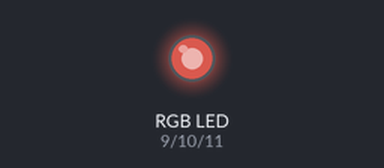
A sketch run on a simulated Arduino Uno, built with avr-gcc and run on an emulated ATmega328P. Parts: an RGB LED mixed from three pins (HIGH = lit). Dim RGB values are drawn brighter than linear; what the sketch prints to the serial monitor is not drawn.

Above: at 0.1 s.
Timing chart, 0 to 1.6 s (numbered marks = the images above):
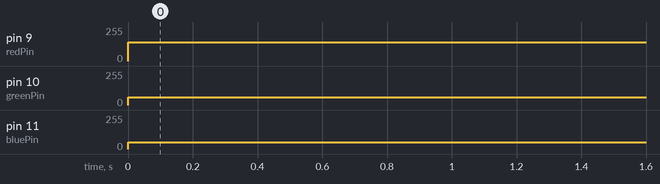

Measured:
- by itself, pin 9 (redPin): 0/255 → 142/255 at 0.00 s
- by itself, pin 10 (greenPin): 0/255 → 58/255 at 0.00 s
- by itself, pin 11 (bluePin): 0/255 → 51/255 at 0.00 s

The sketch:

valid_20250121162227_gpt4o.ino
```cpp
#include <Arduino.h>

// Define pin numbers for the RGB LED
const int redPin = 9;   // PWM pin for Red channel
const int greenPin = 10; // PWM pin for Green channel
const int bluePin = 11; // PWM pin for Blue channel

void setup() {
  // Initialize serial communication for debugging
  Serial.begin(9600);

  // Set the LED pins as output
  pinMode(redPin, OUTPUT);
  pinMode(greenPin, OUTPUT);
  pinMode(bluePin, OUTPUT);
}

void loop() {
  // Example RGB values to set using normalized range (0.0 - 1.0)
  float redValue = 0.562;   // This value is based on the mean of Red from dataset
  float greenValue = 0.237; // This value is based on the mean of Green from dataset
  float blueValue = 0.200;  // This value is based on the mean of Blue from dataset

  // Convert normalized RGB values (0.0 - 1.0) to PWM range (0 - 255)
  int redPWM = map(redValue * 100, 0, 100, 0, 255);
  int greenPWM = map(greenValue * 100, 0, 100, 0, 255);
  int bluePWM = map(blueValue * 100, 0, 100, 0, 255);

  // Set the color of the LED
  analogWrite(redPin, redPWM);
  analogWrite(greenPin, greenPWM);
  analogWrite(bluePin, bluePWM);

  // Debug output to serial monitor
  Serial.print("Red PWM: ");
  Serial.print(redPWM);
  Serial.print(", Green PWM: ");
  Serial.print(greenPWM);
  Serial.print(", Blue PWM: ");
  Serial.println(bluePWM);

  // Delay for a short period before repeating the loop
  delay(1000); // Adjust this delay as needed for your application
}
```
